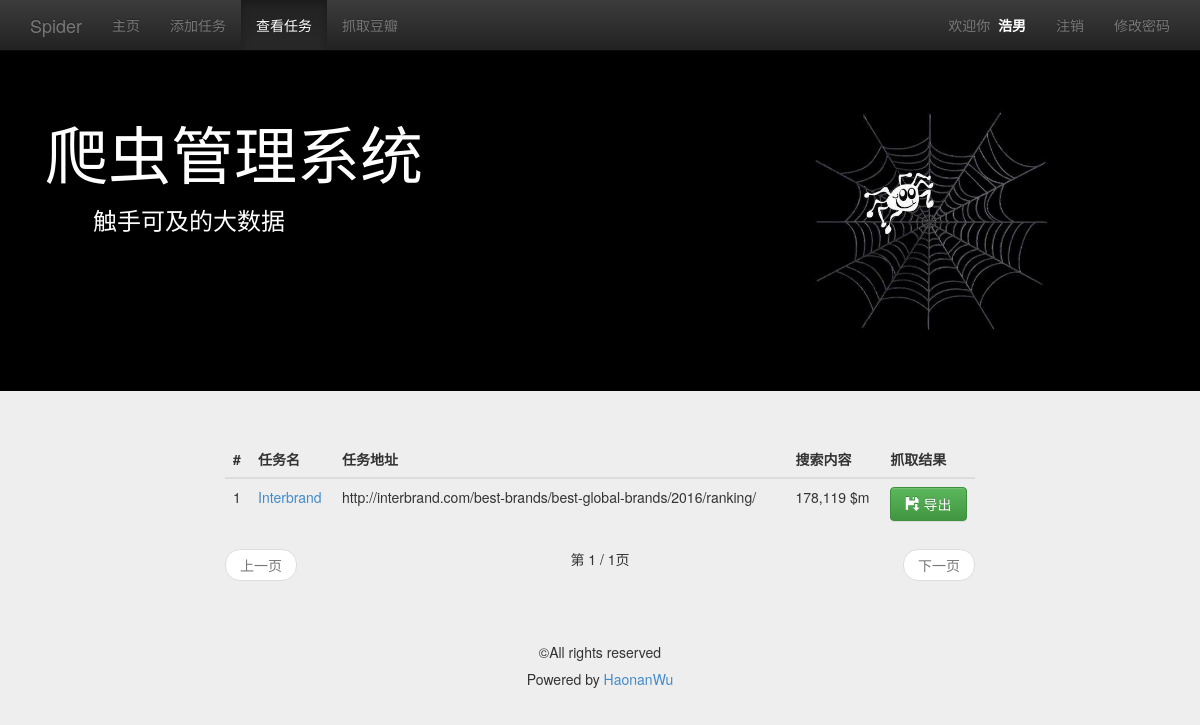
The app's page /view_task_list/ (signed in), older data.
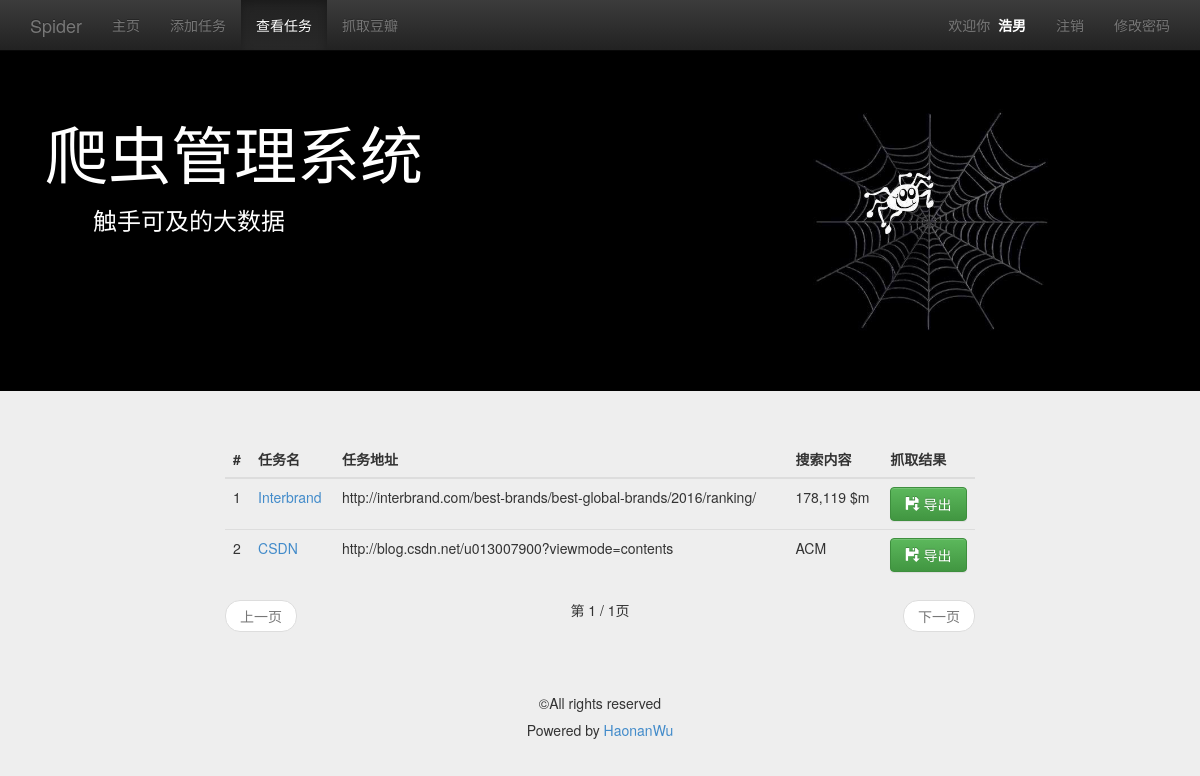
The same page, newer data.
### management/models.py (models this page shows, shortened)
class MyUser(models.Model):
    user = models.OneToOneField(User)
    nickname = models.CharField(max_length=16)

class Task(models.Model):
    user = models.ForeignKey(MyUser, related_name='task')
    url = models.CharField(max_length=512, null=True)
    name = models.CharField(max_length=128)
    content = models.CharField(max_length=128, null=True)
    hasfile = models.BooleanField(default=False)
    method = models.BooleanField(default=True)
    class META:
        ordering = ['name']

### management/views.py (the view)
# urls.py: url(r'^view_task_list/$', views.view_task_list, name='view_task_list'),
@login_required
def view_task_list(request):
    user = request.user
    task_list = Task.objects.filter(user=user.myuser)
    paginator = Paginator(task_list, 5)
    page = request.GET.get('page')
    try:
        task_list = paginator.page(page)
    except PageNotAnInteger:
        task_list = paginator.page(1)
    except EmptyPage:
        task_list = paginator.page(paginator.num_pages)
    content = {
        'user': user,
        'active_menu': 'view_task',
        'task_list': task_list,
    }
    return render(request, 'management/view_task_list.html', content)

### templates/management/view_task_list.html
{% extends "management/base.html" %} {% load staticfiles %} {% block title %}查看任务{% endblock %} {% block content %}
    <div class="container">
        <div class="row">
            <div class="col-md-8 col-md-offset-2">
                <br>
                <table class="table table-hover">
                    <thead>
                    <tr>
                        <th>#</th>
                        <th>任务名</th>
                        <th>任务地址</th>
                        <th>搜索内容</th>
                        <th>抓取结果</th>
                    </tr>
                    </thead>
                    <tbody>
                    {% for task in task_list %}
                        <tr>
                            <td>{{ forloop.counter }}</td>
                            <td><a href="{% url 'task_detail' %}?id={{ task.id }}">{{ task.name }}</a></td>
                            <td>{{ task.url }}</td>
                            <td>{{ task.content }}</td>
                            {% if task.hasfile == 0 %}
                                <td>
                                    <button class="btn btn btn-warning btn-block" disabled=""> 暂无内容
                                    </button>
                                </td>
                            {% else %}
                                <td>
                                    <a href="/static/data/zip{{ task.id }}.zip">
                                        <button class="btn btn btn-success btn-block" type="export"><span
                                                class="glyphicon glyphicon-floppy-save"></span> 导出
                                        </button>
                                    </a>
                                </td>
                            {% endif %}
                        </tr>
                    {% empty %}
                        <tr>
                            <td>暂无任务</td>
                        </tr>
                    {% endfor %}
                    </tbody>
                </table>
                <nav>
                    <ul class="pager">
                        {% if task_list.has_previous %}
                            <li class="previous"><a
                                    href="?typ={{ query_category }}&page={{ task_list.previous_page_number }}">上一页</a>
                            </li>
                        {% else %}
                            <li class="previous disabled"><a href="#">上一页</a></li>
                        {% endif %} 第 {{ task_list.number }} / {{ task_list.paginator.num_pages }}页
                        {% if task_list.has_next %}
                            <li class="next"><a href="?typ={{ query_category }}&page={{ task_list.next_page_number }}">下一页</a>
                            </li>
                        {% else %}
                            <li class="next disabled"><a href="#">下一页</a></li>
                        {% endif %}
                    </ul>
                </nav>
            </div>
        </div>
    </div>
{% endblock %}

### templates/management/base.html (shortened to what this page needs)
{% load staticfiles %}
<!DOCTYPE html>
<html lang="zh-cn">
<head>
    <link rel="stylesheet" type="text/css" href="{% static 'css/bootstrap.min.css' %}">
    <link rel="stylesheet" type="text/css" href="{% static 'css/bootstrap-theme.min.css' %}">
    <link rel="stylesheet" type="text/css" href="{% static 'css/base.css' %}">
</head>
<body>
<nav class="navbar navbar-inverse navbar-fixed-top" role="navigation">
    <div class="container">
        <div class="navbar-header">
            <a href="{% url 'homepage' %}" class="navbar-brand">Spider</a>
        </div>
        <div class="collapse navbar-collapse" id="navbar-collapse-basepage">
            <ul class="nav navbar-nav">
                <li id="homepage"><a href="{% url 'homepage' %}">主页</a></li>
                <li id="add_task"><a href="{% url 'add_task' %}">添加任务</a></li>
                <li id="view_task"><a href="{% url 'view_task_list' %}">查看任务</a></li>
                <li id="view_douban"><a href="{% url 'view_douban' %}">抓取豆瓣</a></li>
            </ul>
            <ul class="nav navbar-nav navbar-right">
                {% if user %}
                    <li>
                        <p class="navbar-text">欢迎你&nbsp;&nbsp;<span id="base_name">{{ user.myuser.nickname }}</span></p>
                    </li>
                    <li><a href="{% url 'logout' %}">注销</a></li>
                    <li><a href="{% url 'set_password' %}">修改密码</a></li>
                {% else %}
                    <li><a href="{% url 'signup' %}">注册</a></li>
                    <li><a href="{% url 'login' %}">登录</a></li>
                {% endif %}
            </ul>
        </div>
    </div>
</nav>
<header class="jumbotron subhead" id="header-base">
    <div class="container">
        <div class="row">
            <div class="col-md-8">
                <h1>爬虫管理系统</h1>
                <h3>&emsp;&emsp;触手可及的大数据</h3>
            </div>
            <div class="col-md-4">
                <img src="{% static "img/spider.png" %}" style="width: 70%">
            </div>
        </div>
    </div>
</header>
{% block content %}{% endblock %}
<footer class="footer" role="contentinfo">
    <hr>
    <div class="container">
        <p class="text-center">©All rights reserved</p>
        <h5 class="text-center"> Powered by&nbsp;<a href="https://github.com/Mr-Phoebe">HaonanWu</a></h5>
    </div>
</footer>
</body>
</html>

### management/static/css/base.css (style rules this page uses)
body { padding-top: 50px; background-color: #eeeeee; }
#header-base { background-color: #000; color: #fff; }
#base_name { color: #fff; font-weight: bold; }

Row changes from the older to the newer data that the page shows:
added Task: name "CSDN", url "http://blog.csdn.net/u013007900?viewmode=contents", content "ACM"
